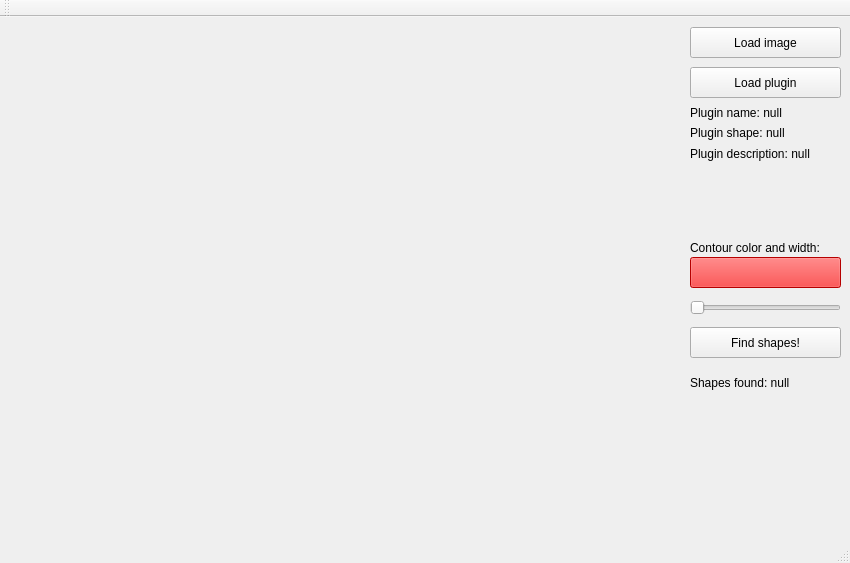
<?xml version="1.0" encoding="UTF-8"?>
<ui version="4.0">
 <class>MainWindow</class>
 <widget class="QMainWindow" name="MainWindow">
  <property name="geometry">
   <rect>
    <x>0</x>
    <y>0</y>
    <width>850</width>
    <height>563</height>
   </rect>
  </property>
  <property name="windowTitle">
   <string>MainWindow</string>
  </property>
  <widget class="QWidget" name="centralWidget">
   <widget class="QPushButton" name="pushButton">
    <property name="geometry">
     <rect>
      <x>690</x>
      <y>50</y>
      <width>151</width>
      <height>31</height>
     </rect>
    </property>
    <property name="text">
     <string>Load plugin</string>
    </property>
   </widget>
   <widget class="CVImageWidget" name="formWidget" native="true">
    <property name="geometry">
     <rect>
      <x>9</x>
      <y>9</y>
      <width>666</width>
      <height>500</height>
     </rect>
    </property>
    <layout class="QFormLayout" name="formLayout"/>
   </widget>
   <widget class="QLabel" name="label">
    <property name="geometry">
     <rect>
      <x>690</x>
      <y>100</y>
      <width>151</width>
      <height>31</height>
     </rect>
    </property>
    <property name="text">
     <string>Plugin shape: null</string>
    </property>
   </widget>
   <widget class="QLabel" name="label_2">
    <property name="geometry">
     <rect>
      <x>690</x>
      <y>130</y>
      <width>151</width>
      <height>91</height>
     </rect>
    </property>
    <property name="text">
     <string>Plugin description: null</string>
    </property>
    <property name="alignment">
     <set>Qt::AlignLeading|Qt::AlignLeft|Qt::AlignTop</set>
    </property>
   </widget>
   <widget class="QPushButton" name="pushButton_2">
    <property name="geometry">
     <rect>
      <x>690</x>
      <y>240</y>
      <width>151</width>
      <height>31</height>
     </rect>
    </property>
    <property name="autoFillBackground">
     <bool>false</bool>
    </property>
    <property name="styleSheet">
     <string notr="true">background-color: rgb(255, 0, 0); </string>
    </property>
    <property name="text">
     <string/>
    </property>
   </widget>
   <widget class="QPushButton" name="pushButton_3">
    <property name="geometry">
     <rect>
      <x>690</x>
      <y>10</y>
      <width>151</width>
      <height>31</height>
     </rect>
    </property>
    <property name="text">
     <string>Load image</string>
    </property>
   </widget>
   <widget class="QPushButton" name="pushButton_4">
    <property name="geometry">
     <rect>
      <x>690</x>
      <y>310</y>
      <width>151</width>
      <height>31</height>
     </rect>
    </property>
    <property name="text">
     <string>Find shapes!</string>
    </property>
   </widget>
   <widget class="QLabel" name="label_3">
    <property name="geometry">
     <rect>
      <x>690</x>
      <y>350</y>
      <width>151</width>
      <height>31</height>
     </rect>
    </property>
    <property name="text">
     <string>Shapes found: null</string>
    </property>
   </widget>
   <widget class="QLabel" name="label_4">
    <property name="geometry">
     <rect>
      <x>690</x>
      <y>80</y>
      <width>151</width>
      <height>31</height>
     </rect>
    </property>
    <property name="text">
     <string>Plugin name: null</string>
    </property>
   </widget>
   <widget class="QSlider" name="horizontalSlider">
    <property name="geometry">
     <rect>
      <x>690</x>
      <y>280</y>
      <width>151</width>
      <height>22</height>
     </rect>
    </property>
    <property name="minimum">
     <number>1</number>
    </property>
    <property name="maximum">
     <number>10</number>
    </property>
    <property name="value">
     <number>1</number>
    </property>
    <property name="orientation">
     <enum>Qt::Horizontal</enum>
    </property>
   </widget>
   <widget class="QLabel" name="label_5">
    <property name="geometry">
     <rect>
      <x>690</x>
      <y>220</y>
      <width>151</width>
      <height>21</height>
     </rect>
    </property>
    <property name="text">
     <string>Contour color and width:</string>
    </property>
   </widget>
  </widget>
  <widget class="QMenuBar" name="menuBar">
   <property name="geometry">
    <rect>
     <x>0</x>
     <y>0</y>
     <width>850</width>
     <height>21</height>
    </rect>
   </property>
  </widget>
  <widget class="QToolBar" name="mainToolBar">
   <attribute name="toolBarArea">
    <enum>TopToolBarArea</enum>
   </attribute>
   <attribute name="toolBarBreak">
    <bool>false</bool>
   </attribute>
  </widget>
  <widget class="QStatusBar" name="statusBar"/>
 </widget>
 <layoutdefault spacing="6" margin="11"/>
 <customwidgets>
  <customwidget>
   <class>CVImageWidget</class>
   <extends>QWidget</extends>
   <header>cvimagewidget.h</header>
   <container>1</container>
  </customwidget>
 </customwidgets>
 <resources/>
 <connections/>
</ui>
